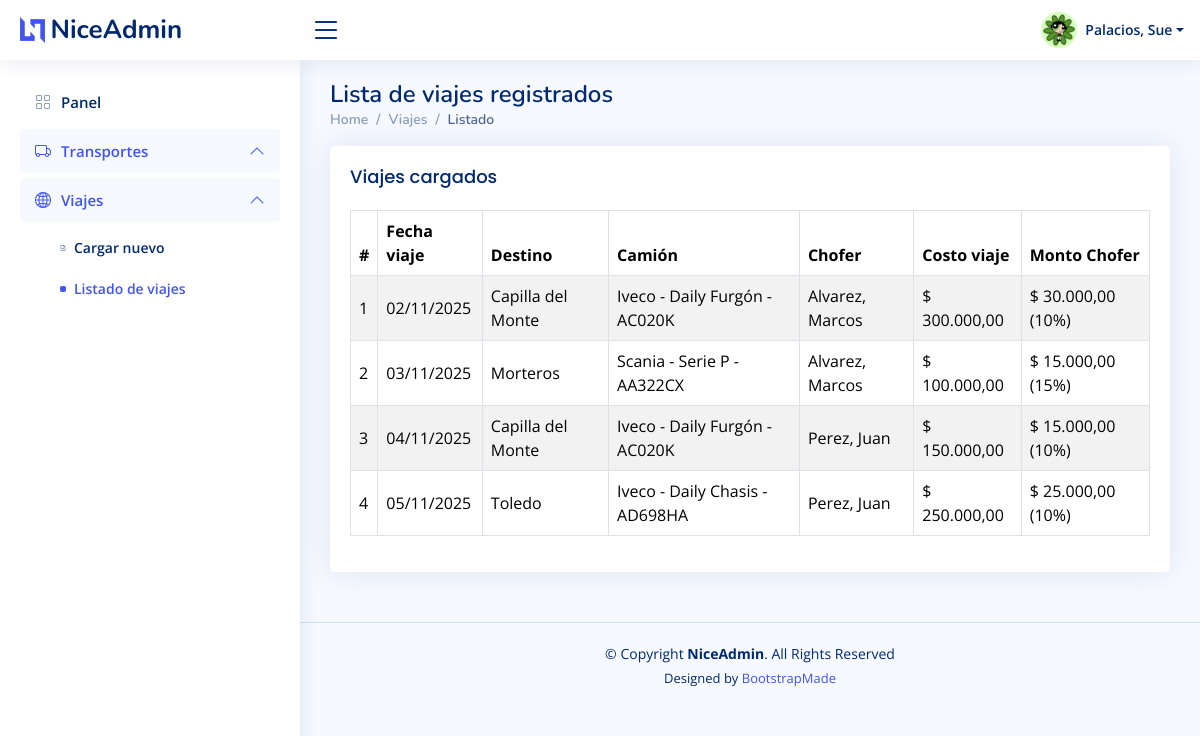
The app's page /viajes_listado.php (signed in) with its own data.
### tables this page shows
CREATE TABLE viajes (
  id INT NOT NULL AUTO_INCREMENT,
  chofer_id INT NOT NULL,
  transporte_id INT NOT NULL,
  fecha_programada DATE NOT NULL,
  destino VARCHAR(120) NOT NULL,
  costo DECIMAL(12,2) NOT NULL,
  porcentaje_chofer INT NOT NULL,
  creado_por INT DEFAULT NULL,
  fecha_creacion DATETIME NOT NULL DEFAULT CURRENT_TIMESTAMP,
  PRIMARY KEY (id),
  KEY idx_viajes_fecha (fecha_programada),
  CONSTRAINT fk_viajes_chofer FOREIGN KEY (chofer_id) REFERENCES usuarios (id),
  CONSTRAINT fk_viajes_transporte FOREIGN KEY (transporte_id) REFERENCES transportes (id),
  CONSTRAINT fk_viajes_creador FOREIGN KEY (creado_por) REFERENCES usuarios (id)
);

CREATE TABLE transportes (
  id INT NOT NULL AUTO_INCREMENT,
  marca VARCHAR(60) NOT NULL,
  modelo VARCHAR(60) NOT NULL,
  patente VARCHAR(10) NOT NULL,
  anio SMALLINT DEFAULT NULL,
  disponible TINYINT(1) NOT NULL DEFAULT 1,
  fecha_creacion DATETIME NOT NULL DEFAULT CURRENT_TIMESTAMP,
  PRIMARY KEY (id),
  UNIQUE KEY uq_transportes_patente (patente)
);

CREATE TABLE usuarios (
  id INT NOT NULL AUTO_INCREMENT,
  apellido VARCHAR(80) NOT NULL,
  nombre VARCHAR(80) NOT NULL,
  dni VARCHAR(10) NOT NULL,
  usuario VARCHAR(50) NOT NULL,
  clave VARCHAR(255) NOT NULL,
  activo TINYINT(1) NOT NULL DEFAULT 1,
  id_nivel INT NOT NULL,
  fecha_creacion DATETIME NOT NULL DEFAULT CURRENT_TIMESTAMP,
  imagen VARCHAR(150) DEFAULT 'profile-img.jpg',
  PRIMARY KEY (id),
  UNIQUE KEY uq_usuarios_dni (dni),
  UNIQUE KEY uq_usuarios_usuario (usuario),
  CONSTRAINT fk_usuarios_niveles FOREIGN KEY (id_nivel) REFERENCES niveles (id)
);

### includes/functions.php (called while the page is built, shortened)
<?php
function db_connect(): mysqli
{
    $connection = @new mysqli(DB_HOST, DB_USER, DB_PASS, DB_NAME);
    $connection->set_charset('utf8mb4');
    return $connection;
}
function db_query(string $sql, string $types = '', array $params = []): mysqli_stmt
{
    $connection = db_connect();
    $stmt = $connection->prepare($sql);
    if (!$stmt->execute()) {
        throw new RuntimeException('Error al ejecutar la consulta: ' . $stmt->error);
    }
    return $stmt;
}
function db_fetch_all(string $sql, string $types = '', array $params = []): array
{
    $stmt = db_query($sql, $types, $params);
    $result = $stmt->get_result();
    return $result->fetch_all(MYSQLI_ASSOC);
}
function current_user(): ?array
{
    return $_SESSION['user'] ?? null;
}
function user_full_name(array $user): string
{
    return trim(($user['apellido'] ?? '') . ', ' . ($user['nombre'] ?? ''));
}
function es_operador(): bool
{
    return (current_user()['id_nivel'] ?? null) === 2;
}
function es_chofer(): bool
{
    return (current_user()['id_nivel'] ?? null) === 3;
}
function format_date_spanish(?string $date): string
{
    $timestamp = strtotime($date);
    return date('d/m/Y', $timestamp);
}
function obtener_clase_fila(string $fechaViaje): string
{
    $fechaViaje = date('Y-m-d', strtotime($fechaViaje));
    $hoy = date('Y-m-d');
    if ($fechaViaje < $hoy) {
        return 'fila-realizado';
    }
    return '';
}
function calcular_monto_chofer(float $costo, int $porcentaje): float
{
    return round($costo * $porcentaje / 100, 2);
}
function obtener_viajes(): array
{
    return db_fetch_all(
        'SELECT v.id, v.fecha_programada, v.destino, v.costo, v.porcentaje_chofer, ' .
        'c.apellido AS chofer_apellido, c.nombre AS chofer_nombre, c.dni AS chofer_dni, ' .
        't.marca, t.modelo, t.patente ' .
        'FROM viajes v ' .
        'INNER JOIN usuarios c ON c.id = v.chofer_id ' .
        'INNER JOIN transportes t ON t.id = v.transporte_id ' .
        'ORDER BY v.fecha_programada ASC, v.destino ASC'
    );
}

### viajes_listado.php (the view, shortened to what this page needs)
<?php
require_once __DIR__ . '/includes/functions.php';
$activePage = 'viajes_listado';
$viajes = obtener_viajes();
$mostrarCosto = !es_chofer();
$mostrarMontoChofer = !es_operador();
$mostrarPorcentajeEnMonto = !es_chofer();
require_once __DIR__ . '/includes/header.php';
require_once __DIR__ . '/includes/topbar.php';
require_once __DIR__ . '/includes/sidebar.php';
?>
<main id="main" class="main">
    <div class="pagetitle">
        <h1>Lista de viajes registrados</h1>
        <nav>
            <ol class="breadcrumb">
                <li class="breadcrumb-item"><a href="index.php">Home</a></li>
                <li class="breadcrumb-item">Viajes</li>
                <li class="breadcrumb-item active">Listado</li>
            </ol>
        </nav>
    </div>
    <section class="section">
        <div class="card">
            <div class="card-body">
                <h5 class="card-title">Viajes cargados</h5>
                <div class="table-responsive">
                    <table class="table table-bordered table-striped align-middle">
                        <thead>
                            <tr>
                                <th>#</th>
                                <th>Fecha viaje</th>
                                <th>Destino</th>
                                <th>Camión</th>
                                <th>Chofer</th>
                                <?php if ($mostrarCosto): ?>
                                    <th>Costo viaje</th>
                                <?php endif; ?>
                                <?php if ($mostrarMontoChofer): ?>
                                    <th>Monto Chofer</th>
                                <?php endif; ?>
                            </tr>
                        </thead>
                        <tbody>
                            <?php if (!$viajes): ?>
                                <tr>
                                    <td colspan="<?php echo 5 + (int) $mostrarCosto + (int) $mostrarMontoChofer; ?>" class="text-center">No hay viajes registrados.</td>
                                </tr>
                            <?php else: ?>
                                <?php foreach ($viajes as $index => $viaje): ?>
                                    <?php
                                    $montoChofer = calcular_monto_chofer((float) $viaje['costo'], (int) $viaje['porcentaje_chofer']);
                                    $filaClase = obtener_clase_fila($viaje['fecha_programada']);
                                    ?>
                                    <tr class="<?php echo $filaClase; ?>">
                                        <td><?php echo $index + 1; ?></td>
                                        <td><?php echo htmlspecialchars(format_date_spanish($viaje['fecha_programada'])); ?></td>
                                        <td><?php echo htmlspecialchars($viaje['destino']); ?></td>
                                        <td><?php echo htmlspecialchars($viaje['marca'] . ' - ' . $viaje['modelo'] . ' - ' . $viaje['patente']); ?></td>
                                        <td><?php echo htmlspecialchars($viaje['chofer_apellido'] . ', ' . $viaje['chofer_nombre']); ?></td>
                                        <?php if ($mostrarCosto): ?>
                                            <td>$ <?php echo number_format((float) $viaje['costo'], 2, ',', '.'); ?></td>
                                        <?php endif; ?>
                                        <?php if ($mostrarMontoChofer): ?>
                                            <td>
                                                $ <?php echo number_format($montoChofer, 2, ',', '.'); ?>
                                                <?php if ($mostrarPorcentajeEnMonto): ?>
                                                    (<?php echo (int) $viaje['porcentaje_chofer']; ?>%)
                                                <?php endif; ?>
                                            </td>
                                        <?php endif; ?>
                                    </tr>
                                <?php endforeach; ?>
                            <?php endif; ?>
                        </tbody>
                    </table>
                </div>
            </div>
        </div>
    </section>
</main>
<?php require_once __DIR__ . '/includes/footer.php'; ?>

### includes/header.php (shortened to what this page needs)
<?php
require_once __DIR__ . '/functions.php';
?>
<!DOCTYPE html>
<html lang="es">
<head>
    <link href="assets/vendor/bootstrap/css/bootstrap.min.css" rel="stylesheet">
    <link href="assets/vendor/bootstrap-icons/bootstrap-icons.css" rel="stylesheet">
    <link href="assets/vendor/boxicons/css/boxicons.min.css" rel="stylesheet">
    <link href="assets/css/style.css" rel="stylesheet">
</head>
<body>

### includes/topbar.php (shortened to what this page needs)
<?php
require_once __DIR__ . '/functions.php';
$user = current_user();
?>
<header id="header" class="header fixed-top d-flex align-items-center">
    <div class="d-flex align-items-center justify-content-between">
        <a href="index.php" class="logo d-flex align-items-center">
            <img src="assets/img/logo.png" alt="">
            <span class="d-none d-lg-block">NiceAdmin</span>
        </a>
        <i class="bi bi-list toggle-sidebar-btn"></i>
    </div>
    <nav class="header-nav ms-auto">
        <ul class="d-flex align-items-center">
            <li class="nav-item dropdown pe-3">
                <a class="nav-link nav-profile d-flex align-items-center pe-0" href="#" data-bs-toggle="dropdown">
                    <img src="assets/img/<?php echo htmlspecialchars($user['imagen'] ?? 'profile-img.jpg'); ?>" alt="Profile" class="rounded-circle">
                    <span class="d-none d-md-block dropdown-toggle ps-2"><?php echo htmlspecialchars(user_full_name($user)); ?></span>
                </a>
            </li>
        </ul>
    </nav>
</header>

### includes/sidebar.php (shortened to what this page needs)
<?php
require_once __DIR__ . '/functions.php';
$currentPage = $activePage ?? '';
?>
<aside id="sidebar" class="sidebar">
    <ul class="sidebar-nav" id="sidebar-nav">
        <li class="nav-item">
            <a class="nav-link <?php echo $currentPage === 'dashboard' ? '' : 'collapsed'; ?>" href="index.php">
                <i class="bi bi-grid"></i>
                <span>Panel</span>
            </a>
        </li>
        <li class="nav-item">
            <a class="nav-link" data-bs-target="#transportes-nav" data-bs-toggle="collapse" href="#">
                <i class="bi bi-truck"></i><span>Transportes</span><i class="bi bi-chevron-down ms-auto"></i>
            </a>
        </li>
        <li class="nav-item">
            <a class="nav-link" data-bs-target="#viajes-nav" data-bs-toggle="collapse" href="#">
                <i class="bi bi-globe2"></i><span>Viajes</span><i class="bi bi-chevron-down ms-auto"></i>
            </a>
            <ul id="viajes-nav" class="nav-content collapse <?php echo in_array($currentPage, ['viaje_carga', 'viajes_listado'], true) ? 'show' : ''; ?>" data-bs-parent="#sidebar-nav">
                <li>
                    <a href="viaje_carga.php" class="<?php echo $currentPage === 'viaje_carga' ? 'active' : ''; ?>">
                        <i class="bi bi-file-earmark-plus"></i><span>Cargar nuevo</span>
                    </a>
                </li>
                <li>
                    <a href="viajes_listado.php" class="<?php echo $currentPage === 'viajes_listado' ? 'active' : ''; ?>">
                        <i class="bi bi-layout-text-window-reverse"></i><span>Listado de viajes</span>
                    </a>
                </li>
            </ul>
        </li>
    </ul>
</aside>

### includes/footer.php (shortened to what this page needs)
<?php
require_once __DIR__ . '/functions.php';
?>
<footer id="footer" class="footer">
    <div class="copyright">
        &copy; Copyright <strong><span>NiceAdmin</span></strong>. All Rights Reserved
    </div>
    <div class="credits">
        Designed by <a href="https://bootstrapmade.com/">BootstrapMade</a>
    </div>
</footer>
</body>
</html>

### assets/css/style.css (style rules this page uses)
:root { scroll-behavior: smooth; }
body { font-family: "Open Sans", sans-serif; background: #f6f9ff; color: #444444; }
a { color: #4154f1; text-decoration: none; }
h1, h2, h3, h4, h5, h6 { font-family: "Nunito", sans-serif; }
#main { margin-top: 60px; padding: 20px 30px; transition: all 0.3s; }
.pagetitle { margin-bottom: 10px; }
.pagetitle h1 { font-size: 24px; margin-bottom: 0; font-weight: 600; color: #012970; }
.card { margin-bottom: 30px; border: none; border-radius: 5px; box-shadow: 0px 0 30px rgba(1, 41, 112, 0.1); }
.card-title { padding: 20px 0 15px 0; font-size: 18px; font-weight: 500; color: #012970; font-family: "Poppins", sans-serif; }
.card-body { padding: 0 20px 20px 20px; }
.breadcrumb { font-size: 14px; font-family: "Nunito", sans-serif; color: #899bbd; font-weight: 600; }
.breadcrumb a { color: #899bbd; transition: 0.3s; }
.breadcrumb .breadcrumb-item::before { color: #899bbd; }
.breadcrumb .active { color: #51678f; font-weight: 600; }
.logo { line-height: 1; }
@media (min-width: 1200px) { .logo { width: 280px; } }
.logo img { max-height: 26px; margin-right: 6px; }
.logo span { font-size: 26px; font-weight: 700; color: #012970; font-family: "Nunito", sans-serif; }
.header { transition: all 0.5s; z-index: 997; height: 60px; box-shadow: 0px 2px 20px rgba(1, 41, 112, 0.1); background-color: #fff; padding-left: 20px; }
.header .toggle-sidebar-btn { font-size: 32px; padding-left: 10px; cursor: pointer; color: #012970; }
.header-nav ul { list-style: none; }
.header-nav>ul { margin: 0; padding: 0; }
.header-nav .nav-profile { color: #012970; }
.header-nav .nav-profile img { max-height: 36px; }
.header-nav .nav-profile span { font-size: 14px; font-weight: 600; }
.sidebar { position: fixed; top: 60px; left: 0; bottom: 0; width: 300px; z-index: 996; transition: all 0.3s; padding: 20px; overflow-y: auto; scrollbar-width: thin; scrollbar-color: #aab7cf transparent; box-shadow: 0px 0px 20px rgba(1, 41, 112, 0.1); background-color: #fff; }
@media (min-width: 1200px) { #main, #footer { margin-left: 300px; } }
.sidebar-nav { padding: 0; margin: 0; list-style: none; }
.sidebar-nav li { padding: 0; margin: 0; list-style: none; }
.sidebar-nav .nav-item { margin-bottom: 5px; }
.sidebar-nav .nav-link { display: flex; align-items: center; font-size: 15px; font-weight: 600; color: #4154f1; transition: 0.3; background: #f6f9ff; padding: 10px 15px; border-radius: 4px; }
.sidebar-nav .nav-link i { font-size: 16px; margin-right: 10px; color: #4154f1; }
.sidebar-nav .nav-link.collapsed { color: #012970; background: #fff; }
.sidebar-nav .nav-link.collapsed i { color: #899bbd; }
.sidebar-nav .nav-link .bi-chevron-down { margin-right: 0; transition: transform 0.2s ease-in-out; }
.sidebar-nav .nav-link:not(.collapsed) .bi-chevron-down { transform: rotate(180deg); }
.sidebar-nav .nav-content { padding: 5px 0 0 0; margin: 0; list-style: none; }
.sidebar-nav .nav-content a { display: flex; align-items: center; font-size: 14px; font-weight: 600; color: #012970; transition: 0.3; padding: 10px 0 10px 40px; transition: 0.3s; }
.sidebar-nav .nav-content a i { font-size: 6px; margin-right: 8px; line-height: 0; border-radius: 50%; }
.sidebar-nav .nav-content a:hover, .sidebar-nav .nav-content a.active { color: #4154f1; }
.sidebar-nav .nav-content a.active i { background-color: #4154f1; }
.footer { padding: 20px 0; font-size: 14px; transition: all 0.3s; border-top: 1px solid #cddfff; }
.footer .copyright { text-align: center; color: #012970; }
.footer .credits { padding-top: 5px; text-align: center; font-size: 13px; color: #012970; }
.table tbody tr.fila-realizado { background-color: #d4edda; }
.table tbody tr td { vertical-align: middle; }

### records on screen
viajes: fecha_programada "02/11/2025", destino "Capilla del Monte", transporte.patente "Iveco - Daily Furgón - AC020K", chofer.nombre "Alvarez, Marcos", costo "300.000,00", montoChofer "30.000,00", porcentaje_chofer "10"
viajes: fecha_programada "03/11/2025", destino "Morteros", transporte.patente "Scania - Serie P - AA322CX", chofer.nombre "Alvarez, Marcos", costo "100.000,00", montoChofer "15.000,00", porcentaje_chofer "15"
viajes: fecha_programada "04/11/2025", destino "Capilla del Monte", transporte.patente "Iveco - Daily Furgón - AC020K", chofer.nombre "Perez, Juan", costo "150.000,00", montoChofer "15.000,00", porcentaje_chofer "10"
viajes: fecha_programada "05/11/2025", destino "Toledo", transporte.patente "Iveco - Daily Chasis - AD698HA", chofer.nombre "Perez, Juan", costo "250.000,00", montoChofer "25.000,00", porcentaje_chofer "10"

### other values on screen
user_full_name($user) "Palacios, Sue"
